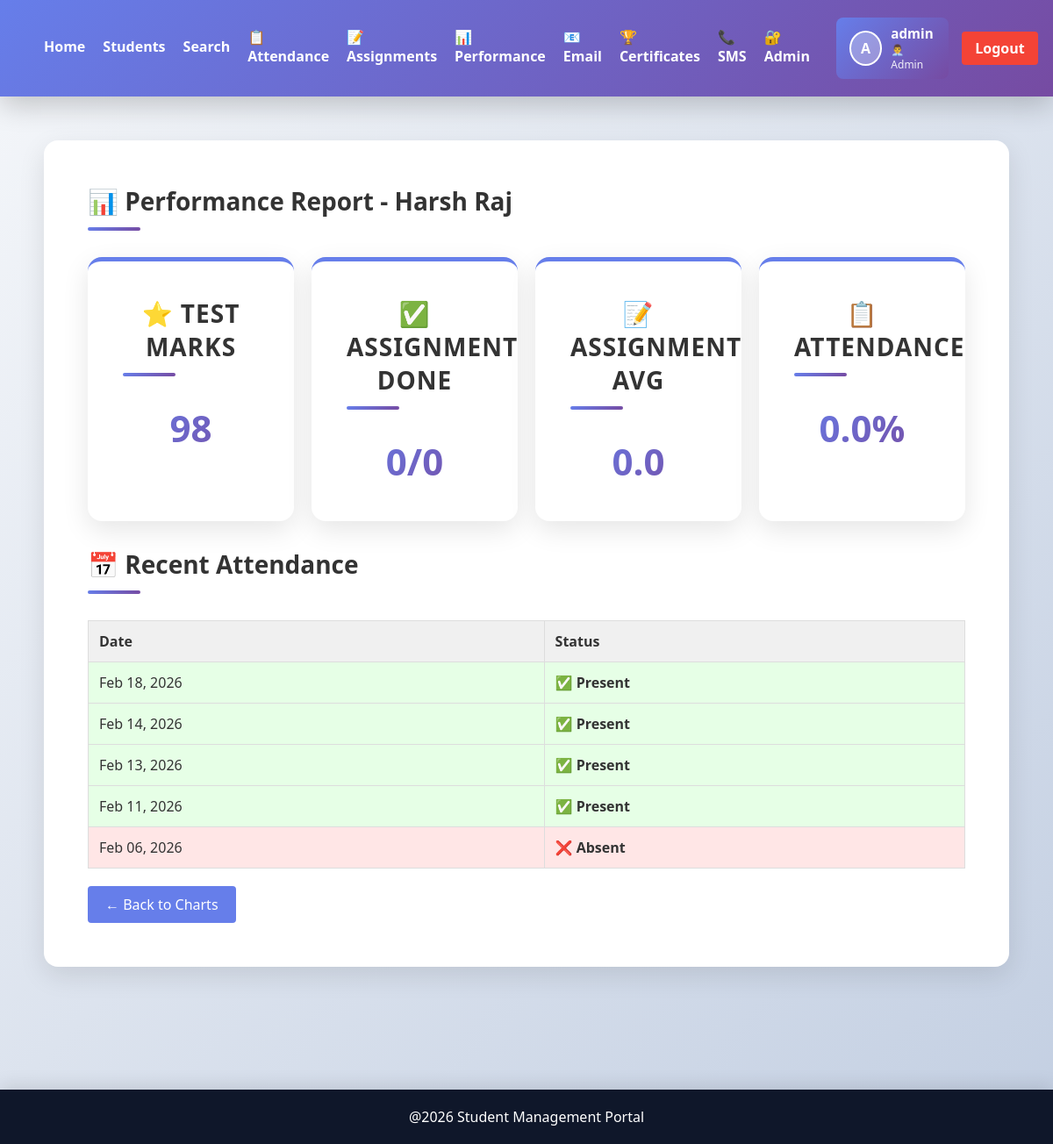
The app's page /student-performance/1/ (signed in) with its own data.
### students/models.py (models this page shows, shortened)
class Student(models.Model):
    name = models.CharField(max_length=100)
    course = models.CharField(max_length=100)
    marks = models.IntegerField()
    age = models.IntegerField(default=18)
    profile_pic = models.ImageField(upload_to='profiles/', blank=True, null=True)

class PerformanceMetric(models.Model):
    student = models.OneToOneField(Student, on_delete=models.CASCADE, related_name='performance_metric')
    total_assignments = models.IntegerField(default=0)
    completed_assignments = models.IntegerField(default=0)
    average_assignment_marks = models.FloatField(default=0)
    attendance_percentage = models.FloatField(default=0)
    total_attendance_days = models.IntegerField(default=0)
    present_days = models.IntegerField(default=0)
    updated_at = models.DateTimeField(auto_now=True)

class Attendance(models.Model):
    student = models.ForeignKey(Student, on_delete=models.CASCADE, related_name='attendances')
    date = models.DateField(default=date.today)
    status = models.CharField(max_length=20, choices=[
        ('present', 'Present'),
        ('absent', 'Absent'),
        ('leave', 'Leave'),
        ('late', 'Late'),
    ], default='present')
    remarks = models.TextField(blank=True, null=True)
    created_at = models.DateTimeField(auto_now_add=True)
    class Meta:
        ordering = ['-date']
        unique_together = ('student', 'date')

### students/views.py (the view)
# urls.py: path('student-performance/<int:student_id>/', views.student_performance, name='student_performance'),
@login_required(login_url='login')
def student_performance(request, student_id):
    student = Student.objects.get(id=student_id)
    try:
        metric = PerformanceMetric.objects.get(student=student)
    except:
        metric = PerformanceMetric.objects.create(student=student)
    assignments = AssignmentSubmission.objects.filter(student=student)
    attendance = Attendance.objects.filter(student=student)
    data = {
        'student': student,
        'metric': metric,
        'assignments': assignments,
        'attendance_records': attendance.order_by('-date')[:10],
    }
    return render(request, 'student_performance.html', data)

### students/templates/student_performance.html
{% extends 'base.html' %}
{% block content %}
<section class="content-section">
    <h2>📊 Performance Report - {{ student.name }}</h2>
    <div style="display: grid; grid-template-columns: repeat(4, 1fr); gap: 20px; margin-bottom: 30px;">
        <div class="stat-card">
            <h3>⭐ Test Marks</h3>
            <p class="stat-number">{{ student.marks }}</p>
        </div>
        <div class="stat-card">
            <h3>✅ Assignments Done</h3>
            <p class="stat-number">{{ metric.completed_assignments }}/{{ metric.total_assignments }}</p>
        </div>
        <div class="stat-card">
            <h3>📝 Assignment Avg</h3>
            <p class="stat-number">{{ metric.average_assignment_marks|floatformat:1 }}</p>
        </div>
        <div class="stat-card">
            <h3>📋 Attendance</h3>
            <p class="stat-number">{{ metric.attendance_percentage|floatformat:1 }}%</p>
        </div>
    </div>
    <h3>📅 Recent Attendance</h3>
    <table style="width: 100%; border-collapse: collapse;">
        <thead>
            <tr style="background: #f0f0f0;">
                <th style="padding: 12px; text-align: left; border: 1px solid #ddd;">Date</th>
                <th style="padding: 12px; text-align: left; border: 1px solid #ddd;">Status</th>
            </tr>
        </thead>
        <tbody>
            {% for record in attendance_records %}
                <tr style="border: 1px solid #ddd; {% if record.status == 'absent' %}background: #ffe6e6{% elif record.status == 'present' %}background: #e6ffe6{% endif %}">
                    <td style="padding: 12px; border: 1px solid #ddd;">{{ record.date|date:"M d, Y" }}</td>
                    <td style="padding: 12px; border: 1px solid #ddd; font-weight: 600;">
                        {% if record.status == 'present' %}✅ Present{% elif record.status == 'absent' %}❌ Absent{% elif record.status == 'leave' %}🏖️ Leave{% else %}⏰ Late{% endif %}
                    </td>
                </tr>
            {% empty %}
                <tr>
                    <td colspan="2" style="padding: 20px; text-align: center; color: #666;">No attendance records</td>
                </tr>
            {% endfor %}
        </tbody>
    </table>
    <a href="{% url 'performance_charts' %}" style="display: inline-block; margin-top: 20px; padding: 10px 20px; background: #667eea; color: white; border-radius: 4px; text-decoration: none;">← Back to Charts</a>
</section>
{% endblock %}

### students/templates/base.html (shortened to what this page needs)
{% load student_extras %}
{% load static %}
<!DOCTYPE html>
<html>
    <head>
        <link rel="stylesheet" href="{%static 'css/style.css'%}">
    </head>
    <body>
        <header class="navbar">
            <nav style="display: flex; justify-content: space-between; align-items: center;">
                <div style="display: flex; gap: 20px; align-items: center;">
                    <a href="{% url 'home' %}">Home</a>
                    <a href="{% url 'students' %}">Students</a>
                    <a href="{% url 'search' %}">Search</a>
                    <a href="{% url 'attendance' %}">📋 Attendance</a>
                    <a href="{% url 'assignments' %}">📝 Assignments</a>
                    <a href="{% url 'performance_charts' %}">📊 Performance</a>
                    {% if user.is_staff or user.is_superuser %}
                        <a href="{% url 'email_notifications' %}">📧 Email</a>
                        <a href="{% url 'certificates' %}">🏆 Certificates</a>
                        <a href="{% url 'sms_alerts' %}">📞 SMS</a>
                        <a href="{% url 'admin_panel' %}">🔐 Admin</a>
                    {% endif %}
                </div>
                <div style="display: flex; align-items: center; gap: 15px;">
                    {% if user.is_authenticated %}
                        {% with admin_user=user %}
                            {% if user.is_staff or user.is_superuser %}
                                <div style="display: flex; align-items: center; gap: 10px; padding: 8px 15px; background: linear-gradient(135deg, #667eea, #764ba2); border-radius: 8px; color: white;">
                                    {% with profile=admin_user.student_set.first %}
                                        {% if profile.profile_pic %}
                                            <img src="{{ profile.profile_pic.url }}" alt="{{ admin_user.username }}" style="width: 40px; height: 40px; border-radius: 50%; object-fit: cover; border: 2px solid white;">
                                        {% else %}
                                            <div style="width: 40px; height: 40px; border-radius: 50%; background: rgba(255,255,255,0.3); display: flex; align-items: center; justify-content: center; font-weight: bold; border: 2px solid white;">
                                                {{ admin_user.first_name|first|upper|default:admin_user.username|first|upper }}
                                            </div>
                                        {% endif %}
                                    {% endwith %}
                                    <div>
                                        <div style="font-weight: 600; font-size: 0.95em;">{{ admin_user.first_name|default:admin_user.username }}</div>
                                        <div style="font-size: 0.75em; opacity: 0.9;">👨‍💼 Admin</div>
                                    </div>
                                </div>
                            {% endif %}
                        {% endwith %}
                        <a href="{% url 'logout' %}" style="padding: 8px 15px; background: #f44336; color: white; border-radius: 4px; text-decoration: none; font-weight: 600;">Logout</a>
                    {% else %}
                        <a href="{% url 'login' %}">Login</a>
                    {% endif %}
                </div>
            </nav>
        </header>
        <div class="container">
            {% block content %}
            {% endblock %}
        </div>
        <footer class="footer">
            <p>@2026 Student Management Portal</p>
        </footer>
    </body>
</html>

### students/static/css/style.css (style rules this page uses)
* { margin: 0; padding: 0; box-sizing: border-box; }
body { font-family: 'Segoe UI', 'Roboto', Tahoma, Geneva, Verdana, sans-serif; background: linear-gradient(135deg, #f5f7fa 0%, #c3cfe2 100%); min-height: 100vh; color: #333; }
.navbar { background: linear-gradient(135deg, #667eea 0%, #764ba2 100%); color: white; display: flex; justify-content: space-between; align-items: center; padding: 20px 50px; box-shadow: 0 10px 30px rgba(0, 0, 0, 0.2); position: sticky; top: 0; z-index: 100; }
nav { display: flex; gap: 30px; }
.navbar a { color: white; text-decoration: none; font-weight: 600; transition: all 0.3s ease; position: relative; padding-bottom: 5px; }
.navbar a::after { content: ''; position: absolute; bottom: 0; left: 0; width: 0; height: 2px; background: #fbbf24; transition: width 0.3s ease; }
.container { padding: 50px; max-width: 1400px; margin: 0 auto; }
.stat-card { background: white; padding: 40px; border-radius: 16px; box-shadow: 0 10px 30px rgba(0, 0, 0, 0.1); text-align: center; border-top: 5px solid #667eea; transition: all 0.3s cubic-bezier(0.4, 0, 0.2, 1); position: relative; overflow: hidden; }
.stat-card::before { content: ''; position: absolute; top: 0; left: -100%; width: 100%; height: 100%; background: linear-gradient(90deg, transparent, rgba(255, 255, 255, 0.3), transparent); transition: left 0.5s; }
.stat-card h3 { color: #666; margin: 0 0 15px 0; font-size: 16px; font-weight: 600; text-transform: uppercase; letter-spacing: 1px; }
.stat-number { background: linear-gradient(135deg, #667eea, #764ba2); -webkit-background-clip: text; background-clip: text; -webkit-text-fill-color: transparent; font-size: 42px; font-weight: 800; margin: 0; }
.content-section { background: white; padding: 50px; margin-bottom: 40px; border-radius: 16px; box-shadow: 0 10px 30px rgba(0, 0, 0, 0.1); }
.content-section h2, .content-section h3 { color: #333; margin-top: 0; margin-bottom: 30px; font-size: 28px; font-weight: 700; position: relative; padding-bottom: 15px; }
.content-section h2::after, .content-section h3::after { content: ''; position: absolute; bottom: 0; left: 0; width: 60px; height: 4px; background: linear-gradient(135deg, #667eea, #764ba2); border-radius: 2px; }
.footer { background: linear-gradient(135deg, #667eea, #764ba2); color: white; text-align: center; padding: 30px; margin-top: 60px; box-shadow: 0 -5px 20px rgba(0, 0, 0, 0.1); }
.footer p { margin: 0; font-weight: 500; }
.footer { text-align:center; background:#0f172a; color:white; padding:20px; margin-top:50px; }

### records on screen
Student: name "Harsh Raj", marks "98"
PerformanceMetric: completed_assignments "0", total_assignments "0", average_assignment_marks "0.0", attendance_percentage "0.0"
Attendance: date "Feb 18, 2026", status "✅ Present"
Attendance: date "Feb 14, 2026", status "✅ Present"
Attendance: date "Feb 13, 2026", status "✅ Present"
Attendance: date "Feb 11, 2026", status "✅ Present"
Attendance: date "Feb 06, 2026", status "❌ Absent"

### other values on screen
{{ admin_user.first_name|default:admin_user.username }} "admin"
